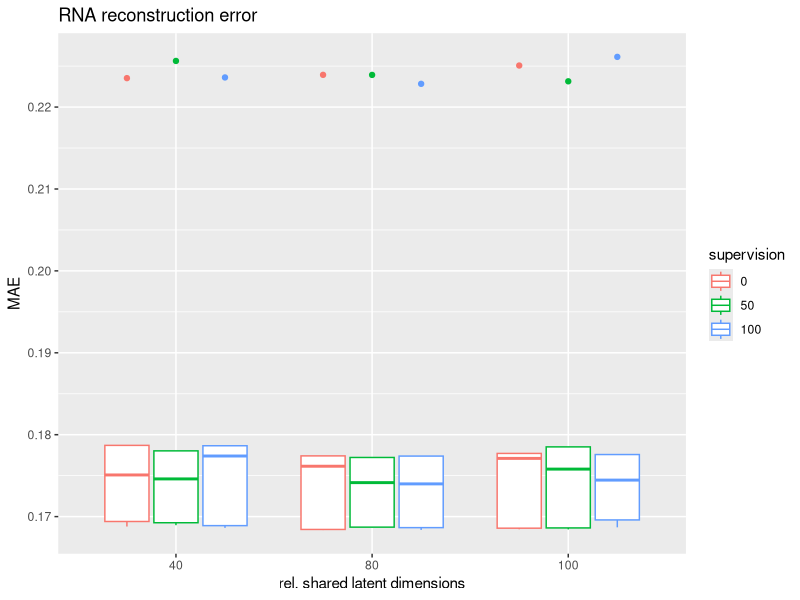
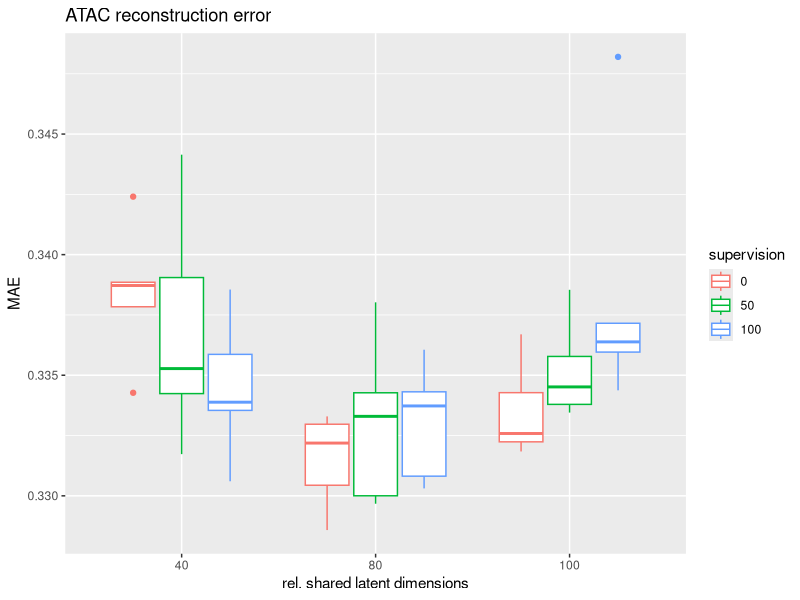
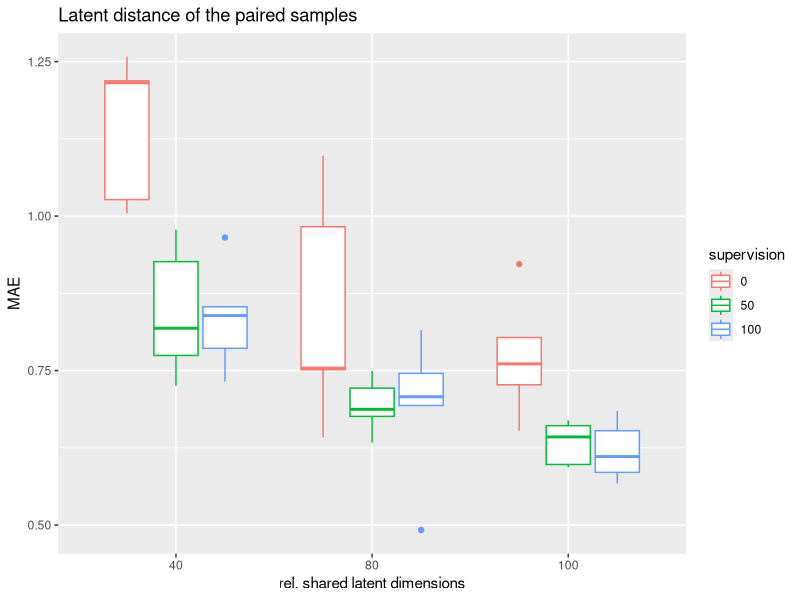
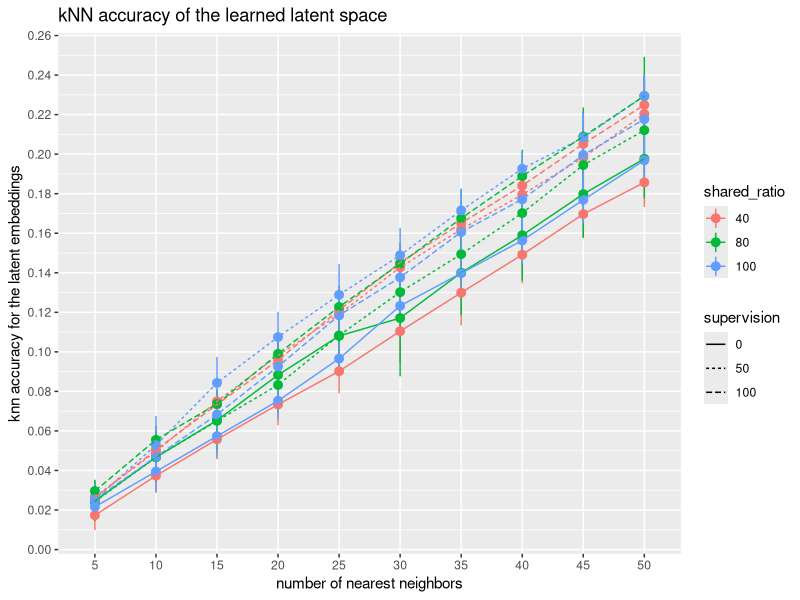

These figures' R source, in order:
## ---- chunk 1
library(ggplot2)
## ---- chunk 2
results_40_0 = data.frame('rna_recon_mae'=c(0.22353226, 0.16940460, 0.16879097, 0.17508526, 0.17869675), 
                     'atac_recon_mae'=c(0.33427233, 0.34240424, 0.33885545, 0.33783905, 0.33872039), 
                     'latent_mae'=c(1.21587372, 1.00461519, 1.25768650, 1.21894324, 1.02673769), 
                     '5nn_acc'=c(0.02400000, 0.00933333, 0.02400000, 0.00933333, 0.02005348), 
                     '10nn_acc'=c(0.04666667, 0.02533333, 0.04133333, 0.03600000, 0.03743316), 
                     '15nn_acc'=c(0.05866667, 0.04000000, 0.06533333, 0.05200000, 0.06283422), 
                     '20nn_acc'=c(0.07333333, 0.06000000, 0.08133333, 0.06666667, 0.08556150), 
                     '25nn_acc'=c(0.10000000, 0.07733333, 0.09200000, 0.08000000, 0.10160428), 
                     '30nn_acc'=c(0.12400000, 0.08933333, 0.11466667, 0.09866667, 0.12566845), 
                     '35nn_acc'=c(0.14933333, 0.10800000, 0.13066667, 0.12000000, 0.14171123), 
                     '40nn_acc'=c(0.16533333, 0.12800000, 0.14933333, 0.14400000, 0.15909091), 
                     '45nn_acc'=c(0.18266667, 0.15066667, 0.16666667, 0.17333333, 0.17513369), 
                     '50nn_acc'=c(0.19466667, 0.16666667, 0.18000000, 0.19600000, 0.19117647),
                     'supervision'=c(0, 0, 0, 0, 0),
                     'shared_latent_space_ratio'=c(40, 40, 40, 40, 40))

results_80_0 = data.frame('rna_recon_mae'=c(0.22393370, 0.16843224, 0.16835596, 0.17615030, 0.17741353), 
                     'atac_recon_mae'=c(0.33296858, 0.33329240, 0.33218730, 0.33043914, 0.32858014), 
                     'latent_mae'=c(1.09775674, 0.64187604, 0.75147408, 0.75389433, 0.98276365), 
                     '5nn_acc'=c(0.02800000, 0.02933333, 0.01600000, 0.01733333, 0.03208556), 
                     '10nn_acc'=c(0.04533333, 0.06666667, 0.03733333, 0.03733333, 0.04679144), 
                     '15nn_acc'=c(0.07066667, 0.08933333, 0.05066667, 0.05733333, 0.05882353), 
                     '20nn_acc'=c(0.09333333, 0.11200000, 0.06266667, 0.07733333, 0.09625668), 
                     '25nn_acc'=c(0.11333333, 0.12400000, 0.08133333, 0.10133333, 0.12032086), 
                     '30nn_acc'=c(0.13200000, 0.14400000, 0.10266667, 0.13466667, 0.07219251), 
                     '35nn_acc'=c(0.15200000, 0.16133333, 0.12800000, 0.15066667, 0.10828877), 
                     '40nn_acc'=c(0.17200000, 0.18400000, 0.14666667, 0.16666667, 0.12566845), 
                     '45nn_acc'=c(0.19600000, 0.20800000, 0.16933333, 0.17333333, 0.15240642), 
                     '50nn_acc'=c(0.20800000, 0.22533333, 0.19066667, 0.19200000, 0.17245989),
                     'supervision'=c(0, 0, 0, 0, 0),
                     'shared_latent_space_ratio'=c(80, 80, 80, 80, 80))

results_100_0 = data.frame('rna_recon_mae'=c(0.22507326, 0.16858753, 0.16845130, 0.17710733, 0.17771498), 
                     'atac_recon_mae'=c(0.33258448, 0.33669700, 0.33223893, 0.33183877, 0.33427753), 
                     'latent_mae'=c(0.76085782, 0.65272450, 0.72701377, 0.80351210, 0.92230958), 
                     '5nn_acc'=c(0.03066667, 0.01866667, 0.01466667, 0.02266667, 0.02139037), 
                     '10nn_acc'=c(0.05866667, 0.03600000, 0.03333333, 0.03466667, 0.03475936), 
                     '15nn_acc'=c(0.07600000, 0.05200000, 0.04933333, 0.05200000, 0.05748663), 
                     '20nn_acc'=c(0.08933333, 0.06800000, 0.06800000, 0.07066667, 0.08021390), 
                     '25nn_acc'=c(0.10800000, 0.08933333, 0.09066667, 0.09200000, 0.10294118), 
                     '30nn_acc'=c(0.13200000, 0.11466667, 0.12000000, 0.11866667, 0.13101604), 
                     '35nn_acc'=c(0.15066667, 0.13066667, 0.14000000, 0.13733333, 0.14037433), 
                     '40nn_acc'=c(0.17066667, 0.14133333, 0.15466667, 0.16533333, 0.14973262), 
                     '45nn_acc'=c(0.19600000, 0.16666667, 0.17600000, 0.17866667, 0.16711230), 
                     '50nn_acc'=c(0.21600000, 0.19333333, 0.19333333, 0.19333333, 0.18850267),
                     'supervision'=c(0, 0, 0, 0, 0),
                     'shared_latent_space_ratio'=c(100, 100, 100, 100, 100))


## ---- chunk 3
results_40_50 = data.frame('rna_recon_mae'=c(0.22563298, 0.16895249, 0.16925240, 0.17460202, 0.17802727), 
                     'atac_recon_mae'=c(0.33172786, 0.34414392,  0.33905005, 0.33423861, 0.33527538), 
                     'latent_mae'=c(0.97821587, 0.92631489, 0.81853437, 0.77450567, 0.72540510), 
                     '5nn_acc'=c(0.03200000, 0.02400000, 0.03333333, 0.02000000, 0.02406417), 
                     '10nn_acc'=c(0.05200000, 0.04933333, 0.05600000, 0.04800000, 0.04278075), 
                     '15nn_acc'=c(0.07466667, 0.08133333, 0.07733333, 0.07333333, 0.06818182), 
                     '20nn_acc'=c(0.09733333, 0.10800000, 0.10000000, 0.09600000, 0.08957219), 
                     '25nn_acc'=c(0.10933333, 0.13200000, 0.11600000, 0.12266667, 0.11497326), 
                     '30nn_acc'=c(0.12933333, 0.14533333, 0.14133333, 0.14533333, 0.15240642), 
                     '35nn_acc'=c(0.14400000, 0.17066667, 0.16666667, 0.16800000, 0.16042781), 
                     '40nn_acc'=c(0.15600000, 0.19200000, 0.18800000, 0.18400000, 0.17780749), 
                     '45nn_acc'=c(0.17600000, 0.21200000, 0.19866667, 0.19600000, 0.20855615), 
                     '50nn_acc'=c(0.19466667, 0.24266667, 0.22133333, 0.21466667, 0.22860963),
                     'supervision'=c(50, 50, 50, 50, 50),
                     'shared_latent_space_ratio'=c(40, 40, 40, 40, 40))

results_80_50 = data.frame('rna_recon_mae'=c(0.22392638, 0.16871472, 0.16868014, 0.17414888, 0.17722086), 
                     'atac_recon_mae'=c(0.33427233, 0.33802258, 0.33329543, 0.32967215, 0.33000174), 
                     'latent_mae'=c(0.74924171, 0.63371736, 0.72160763, 0.67589509, 0.68732470), 
                     '5nn_acc'=c(0.01866667, 0.03866667, 0.02933333, 0.01333333, 0.02139037), 
                     '10nn_acc'=c(0.04133333, 0.06800000, 0.04933333, 0.03866667, 0.03609626), 
                     '15nn_acc'=c(0.05733333, 0.07733333, 0.06933333, 0.06800000, 0.05347594), 
                     '20nn_acc'=c(0.07466667, 0.09333333, 0.08666667, 0.08533333, 0.07620321), 
                     '25nn_acc'=c(0.10400000, 0.11333333, 0.10933333, 0.12000000, 0.09491979), 
                     '30nn_acc'=c(0.12666667, 0.12933333, 0.12933333, 0.14800000, 0.11764706), 
                     '35nn_acc'=c(0.15066667, 0.15200000, 0.14400000, 0.16933333, 0.13101604), 
                     '40nn_acc'=c(0.18133333, 0.17733333, 0.15600000, 0.19200000, 0.14438503), 
                     '45nn_acc'=c(0.20400000, 0.19866667, 0.178666677, 0.21600000, 0.17513369), 
                     '50nn_acc'=c(0.22400000, 0.21600000, 0.19600000, 0.23200000, 0.19251337),
                     'supervision'=c(50, 50, 50, 50, 50),
                     'shared_latent_space_ratio'=c(80, 80, 80, 80, 80))

results_100_50 = data.frame('rna_recon_mae'=c(0.22314556, 0.16861848, 0.16843641, 0.17579985, 0.17851277), 
                     'atac_recon_mae'=c(0.33345143, 0.33854292, 0.33577931, 0.33451602, 0.33379208), 
                     'latent_mae'=c(0.66082186, 0.59343076, 0.64258099, 0.66943133, 0.59806502), 
                     '5nn_acc'=c(0.02133333, 0.03866667, 0.02666667, 0.01733333, 0.02272727), 
                     '10nn_acc'=c(0.04666667, 0.07066667, 0.06666667, 0.04000000, 0.04010695), 
                     '15nn_acc'=c(0.08266667, 0.10000000, 0.09066667, 0.08400000, 0.06417112), 
                     '20nn_acc'=c(0.11333333, 0.11733333, 0.11333333, 0.10800000, 0.08556150), 
                     '25nn_acc'=c(0.14133333, 0.14266667, 0.13066667, 0.12533333, 0.10427807), 
                     '30nn_acc'=c(0.15333333, 0.16666667, 0.14666667, 0.14933333, 0.12834225), 
                     '35nn_acc'=c(0.17333333, 0.18400000, 0.16000000, 0.18000000, 0.16042781), 
                     '40nn_acc'=c(0.19200000, 0.20133333, 0.18133333, 0.20000000, 0.18850267), 
                     '45nn_acc'=c(0.20266667, 0.21466667, 0.19466667, 0.22666667, 0.20320856), 
                     '50nn_acc'=c(0.23066667, 0.23866667, 0.22000000, 0.24133333, 0.21657754),
                     'supervision'=c(50, 50, 50, 50, 50),
                     'shared_latent_space_ratio'=c(100, 100, 100, 100, 100))
## ---- chunk 4
results_40_100 = data.frame('rna_recon_mae'=c(0.22361685, 0.16862686, 0.16889898, 0.17865187, 0.17739863), 
                     'atac_recon_mae'=c(0.33388258, 0.33855417,  0.33586541, 0.33060291, 0.33354260), 
                     'latent_mae'=c(0.83906162, 0.78604120, 0.96523845, 0.85315061, 0.73234332), 
                     '5nn_acc'=c(0.02666667, 0.02800000, 0.03466667, 0.01733333, 0.02406417), 
                     '10nn_acc'=c(0.05333333, 0.05200000, 0.05733333, 0.03600000, 0.05347594), 
                     '15nn_acc'=c(0.07600000, 0.07333333, 0.07733333, 0.06400000, 0.07620321), 
                     '20nn_acc'=c(0.10133333, 0.09200000, 0.09733333, 0.09466667, 0.09358289), 
                     '25nn_acc'=c(0.12800000, 0.11466667, 0.12000000, 0.12666667, 0.11631016), 
                     '30nn_acc'=c(0.14266667, 0.14000000, 0.14133333, 0.15733333, 0.14438503), 
                     '35nn_acc'=c(0.16800000, 0.15866667, 0.16133333, 0.18266667, 0.15508021), 
                     '40nn_acc'=c(0.19066667, 0.17866667, 0.18266667, 0.20133333, 0.16711230), 
                     '45nn_acc'=c(0.21200000, 0.20266667, 0.20666667, 0.22400000, 0.18048128), 
                     '50nn_acc'=c(0.22933333, 0.22133333, 0.22400000, 0.24533333, 0.20454545),
                     'supervision'=c(100, 100, 100, 100, 100),
                     'shared_latent_space_ratio'=c(40, 40, 40, 40, 40))

results_80_100 = data.frame('rna_recon_mae'=c(0.22283734, 0.16837567, 0.16865470, 0.17399445, 0.17738988), 
                     'atac_recon_mae'=c(0.33372696, 0.33605615, 0.33431201, 0.33081540, 0.33030909), 
                     'latent_mae'=c(0.70762837, 0.49184981, 0.81543636, 0.74546105, 0.69347143), 
                     '5nn_acc'=c(0.02000000, 0.02933333, 0.03466667, 0.03200000, 0.03208556), 
                     '10nn_acc'=c(0.04933333, 0.06000000, 0.04800000, 0.05600000, 0.06417112), 
                     '15nn_acc'=c(0.06133333, 0.07866667, 0.07200000, 0.07733333, 0.07887701), 
                     '20nn_acc'=c(0.08133333, 0.10266667, 0.10000000, 0.10933333, 0.10160428), 
                     '25nn_acc'=c(0.11333333, 0.12800000, 0.11333333, 0.13866667, 0.12032086), 
                     '30nn_acc'=c(0.13200000, 0.14800000, 0.14533333, 0.16000000, 0.13770053), 
                     '35nn_acc'=c(0.16400000, 0.16800000, 0.17066667, 0.18800000, 0.14705882), 
                     '40nn_acc'=c(0.19066667, 0.19333333, 0.18666667, 0.20533333, 0.16844920), 
                     '45nn_acc'=c(0.21466667, 0.22266667, 0.19866667, 0.22000000, 0.18850267), 
                     '50nn_acc'=c(0.23733333, 0.25200000, 0.21333333, 0.24000000, 0.20454545),
                     'supervision'=c(100, 100, 100, 100, 100),
                     'shared_latent_space_ratio'=c(80, 80, 80, 80, 80))

results_100_100 = data.frame('rna_recon_mae'=c(0.22612834, 0.16959517, 0.16869249, 0.17445719, 0.17757769), 
                     'atac_recon_mae'=c(0.33437451, 0.34819941, 0.33715484, 0.33638307, 0.33596016), 
                     'latent_mae'=c(0.58526987, 0.61079466, 0.68481988, 0.56714654, 0.65266567), 
                     '5nn_acc'=c(0.02133333, 0.02533333, 0.02000000, 0.02933333, 0.03074866), 
                     '10nn_acc'=c(0.04533333, 0.04800000, 0.04000000, 0.05066667, 0.05080214), 
                     '15nn_acc'=c(0.06533333, 0.06133333, 0.07200000, 0.07200000, 0.07085561), 
                     '20nn_acc'=c(0.08533333, 0.08400000, 0.09866667, 0.09333333, 0.10160428), 
                     '25nn_acc'=c(0.11333333, 0.10933333, 0.12800000, 0.12666667, 0.11497326), 
                     '30nn_acc'=c(0.13600000, 0.12533333, 0.14933333, 0.14266667, 0.13502674), 
                     '35nn_acc'=c(0.16400000, 0.13600000, 0.17066667, 0.17333333, 0.15909091), 
                     '40nn_acc'=c(0.18133333, 0.14933333, 0.18666667, 0.19600000, 0.17245989), 
                     '45nn_acc'=c(0.21066667, 0.16800000, 0.20800000, 0.22000000, 0.19117647), 
                     '50nn_acc'=c(0.23333333, 0.18400000, 0.22400000, 0.24000000, 0.20721925),
                     'supervision'=c(100, 100, 100, 100, 100),
                     'shared_latent_space_ratio'=c(100, 100, 100, 100, 100))
## ---- chunk 5
#results_0_supervision <- rbind(results_40_0, results_80_0, results_100_0)
results_0_supervision <- rbind(results_40_0, results_80_0, results_100_0, results_40_50, results_80_50, results_100_50, results_40_100, results_80_100, results_100_100)
results_0_supervision$supervision <- factor(results_0_supervision$supervision)
results_0_supervision$shared_latent_space_ratio <- factor(results_0_supervision$shared_latent_space_ratio)
## ---- chunk 6
ggplot(results_0_supervision, aes(x=shared_latent_space_ratio, y=rna_recon_mae, color=supervision)) + geom_boxplot() + xlab("rel. shared latent dimensions") + ylab('MAE') + ggtitle('RNA reconstruction error')
## ---- chunk 7
ggplot(results_0_supervision, aes(x=shared_latent_space_ratio, y=atac_recon_mae, color=supervision)) + geom_boxplot()+ xlab("rel. shared latent dimensions") + ylab('MAE') + ggtitle('ATAC reconstruction error')
## ---- chunk 8
ggplot(results_0_supervision, aes(x=shared_latent_space_ratio, y=latent_mae, color=supervision)) + geom_boxplot()+ xlab("rel. shared latent dimensions") + ylab('MAE') + ggtitle('Latent distance of the paired samples')
## ---- chunk 9
data_summary <- function(data, varname, groupnames){
  require(plyr)
  summary_func <- function(x, col){
    c(mean = mean(x[[col]], na.rm=TRUE),
      sd = sd(x[[col]], na.rm=TRUE))
  }
  data_sum<-ddply(data, groupnames, .fun=summary_func,
                  varname)
  data_sum <- rename(data_sum, c("mean" = varname))
 return(data_sum)
}
## ---- chunk 10
results_100_0_vis <- data.frame('acc'=c(results_100_0[,4], results_100_0[,5], results_100_0[,6], results_100_0[,7],results_100_0[,8], results_100_0[,9],results_100_0[,10], results_100_0[,11],results_100_0[,12], results_100_0[,13]), 'k'=c(rep(5,5), rep(10,5), rep(15,5), rep(20,5), rep(25,5), rep(30,5), rep(35,5), rep(40,5), rep(45,5), rep(50,5)), 'shared_ratio'=rep(100, 50), 'supervision'=rep(0, 50))

results_40_0_vis <- data.frame('acc'=c(results_40_0[,4], results_40_0[,5], results_40_0[,6], results_40_0[,7],results_40_0[,8], results_40_0[,9],results_40_0[,10], results_40_0[,11],results_40_0[,12], results_40_0[,13]), 'k'=c(rep(5,5), rep(10,5), rep(15,5), rep(20,5), rep(25,5), rep(30,5), rep(35,5), rep(40,5), rep(45,5), rep(50,5)), 'shared_ratio'=rep(40, 50), 'supervision'=rep(0,50))

results_80_0_vis <- data.frame('acc'=c(results_80_0[,4], results_80_0[,5], results_80_0[,6], results_80_0[,7],results_80_0[,8], results_80_0[,9],results_80_0[,10], results_80_0[,11],results_80_0[,12], results_80_0[,13]), 'k'=c(rep(5,5), rep(10,5), rep(15,5), rep(20,5), rep(25,5), rep(30,5), rep(35,5), rep(40,5), rep(45,5), rep(50,5)), 'shared_ratio'=rep(80, 50), 'supervision'=rep(0,50))

results_40_50_vis <- data.frame('acc'=c(results_40_50[,4], results_40_50[,5], results_40_50[,6], results_40_50[,7],results_40_50[,8], results_40_50[,9],results_40_50[,10], results_40_50[,11],results_40_50[,12], results_40_50[,13]), 'k'=c(rep(5,5), rep(10,5), rep(15,5), rep(20,5), rep(25,5), rep(30,5), rep(35,5), rep(40,5), rep(45,5), rep(50,5)), 'shared_ratio'=rep(40, 50), 'supervision'=rep(50,50))

results_80_50_vis <- data.frame('acc'=c(results_80_50[,4], results_80_50[,5], results_80_50[,6], results_80_50[,7],results_80_50[,8], results_80_50[,9],results_80_50[,10], results_80_50[,11],results_80_50[,12], results_80_50[,13]), 'k'=c(rep(5,5), rep(10,5), rep(15,5), rep(20,5), rep(25,5), rep(30,5), rep(35,5), rep(40,5), rep(45,5), rep(50,5)), 'shared_ratio'=rep(80, 50), 'supervision'=rep(50,50))

results_100_50_vis <- data.frame('acc'=c(results_100_50[,4], results_100_50[,5], results_100_50[,6], results_100_50[,7],results_100_50[,8], results_100_50[,9],results_100_50[,10], results_100_50[,11],results_100_50[,12], results_100_50[,13]), 'k'=c(rep(5,5), rep(10,5), rep(15,5), rep(20,5), rep(25,5), rep(30,5), rep(35,5), rep(40,5), rep(45,5), rep(50,5)), 'shared_ratio'=rep(100, 50), 'supervision'=rep(50,50))

results_100_100_vis <- data.frame('acc'=c(results_100_100[,4], results_100_100[,5], results_100_100[,6], results_100_100[,7],results_100_100[,8], results_100_100[,9],results_100_100[,10], results_100_100[,11],results_100_100[,12], results_100_100[,13]), 'k'=c(rep(5,5), rep(10,5), rep(15,5), rep(20,5), rep(25,5), rep(30,5), rep(35,5), rep(40,5), rep(45,5), rep(50,5)), 'shared_ratio'=rep(100, 50), 'supervision'=rep(100, 50))

results_40_100_vis <- data.frame('acc'=c(results_40_100[,4], results_40_100[,5], results_40_100[,6], results_40_100[,7],results_40_100[,8], results_40_100[,9],results_40_100[,10], results_40_100[,11],results_40_100[,12], results_40_100[,13]), 'k'=c(rep(5,5), rep(10,5), rep(15,5), rep(20,5), rep(25,5), rep(30,5), rep(35,5), rep(40,5), rep(45,5), rep(50,5)), 'shared_ratio'=rep(40, 50), 'supervision'=rep(100, 50))

results_80_100_vis <- data.frame('acc'=c(results_80_100[,4], results_80_100[,5], results_80_100[,6], results_80_100[,7],results_80_100[,8], results_80_100[,9],results_80_100[,10], results_80_100[,11],results_80_100[,12], results_80_100[,13]), 'k'=c(rep(5,5), rep(10,5), rep(15,5), rep(20,5), rep(25,5), rep(30,5), rep(35,5), rep(40,5), rep(45,5), rep(50,5)), 'shared_ratio'=rep(80, 50), 'supervision'=rep(100,50))



#results_80_0_vis <- data.frame('acc'=c(results_80_0[,4], results_80_0[,5], results_80_0[,6], results_80_0[,7],results_80_0[,8], results_80_0[,9],results_80_0[,10], results_80_0[,11],results_80_0[,12], results_80_0[,13]), 'k'=c(rep(5,5), rep(10,5), rep(15,5), rep(20,5), rep(25,5), rep(30,5), rep(35,5), rep(40,5), rep(45,5), rep(50,5)), 'shared_ratio'=rep(80, 50))

#results_0_supervision_vis <- rbind(results_40_0_vis, results_80_0_vis, results_100_0_vis)
results_0_supervision_vis <- rbind(results_40_0_vis, results_80_0_vis, results_100_0_vis, results_40_50_vis, results_80_50_vis, results_100_50_vis, results_40_100_vis, results_80_100_vis, results_100_100_vis)
results_0_supervision_vis$k <- as.factor(results_0_supervision_vis$k)
results_0_supervision_vis$shared_ratio <- as.factor(results_0_supervision_vis$shared_ratio)
results_0_supervision_vis$supervision <- as.factor(results_0_supervision_vis$supervision)


results_0_supervision_vis_summary <- data_summary(results_0_supervision_vis, varname = 'acc', groupnames = c('k', 'shared_ratio', 'supervision'))



## ---- chunk 11
ggplot(results_0_supervision_vis_summary, aes(x=k, y=acc, group=interaction(shared_ratio,supervision), color=shared_ratio)) + 
  geom_pointrange(aes(ymin=acc-sd, ymax=acc+sd))+ geom_line(aes(linetype=supervision)) +
  scale_y_continuous(breaks = seq(0, 0.36, 0.02)) + xlab("number of nearest neighbors") + ylab('knn accuracy for the latent embeddings') + ggtitle('kNN accuracy of the learned latent space')
